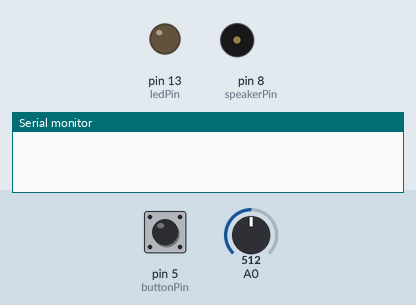
Bench run of a sketch on a simulated Arduino Uno, built with avr-gcc and run on an emulated ATmega328P. Parts: output pins drawn as LEDs (lit = HIGH), buzzer (waves = sounding), the last lines printed to the serial monitor. Inputs (shaded band) come from the test bench; at power-on: pin 5 (buttonPin) LOW, A0 = 512.

Above: at 1.2 s.
1.3 s: pin 5 (buttonPin) pulled HIGH for 0.15 s
At 1.7 s:
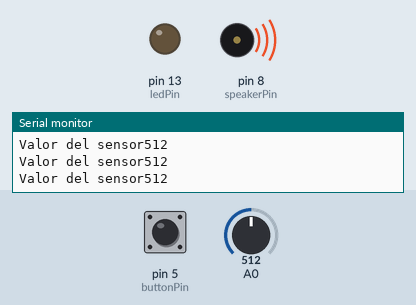
4.4 s: A0 set to 105
At 4.9 s:
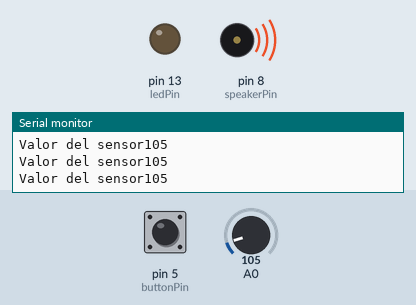
7.4 s: A0 set to 89
At 7.9 s:
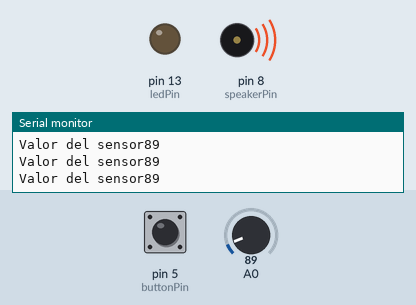
10.4 s: pin 5 (buttonPin) pulled HIGH for 1 s
At 10.7 s:
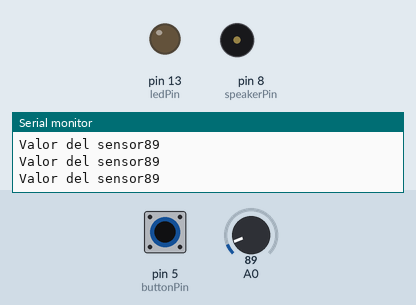
12.9 s: pin 5 (buttonPin) pulsed HIGH 5 times (0.12 s each, 0.3 s apart)
At 13.06 s:
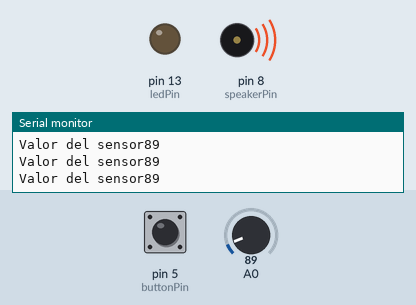
17.4 s: pin 5 (buttonPin) pulled HIGH for 3.2 s
At 17.9 s:
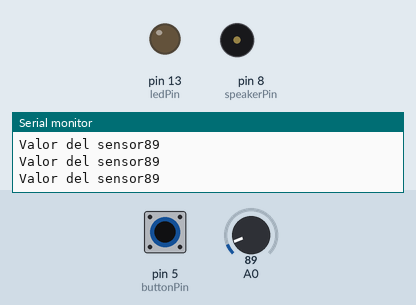
Timing chart, 0 to 20.4 s (numbered marks = the images above; inputs shaded):
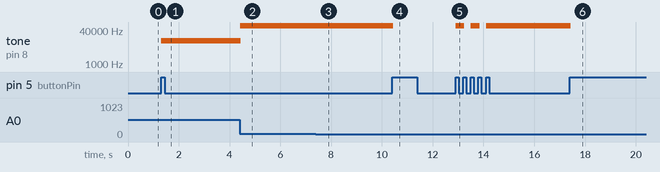

The sketch:

calentamientorev.ino
```cpp
//variables

int sensorValue;
const int ledPin = 13;

int switchState=0;
bool isTheButtonBeingPressed= false;
bool play = false;

int buttonPin=5;

const int speakerPin =  8;


//pines
//pin del sensor
//pin del altavoz
//boton

void setup() {
  //inicializar Serial
    // put your setup code here, to run once:
pinMode(ledPin, OUTPUT);
//inicializar  speaker boton
pinMode(buttonPin, INPUT);
pinMode(speakerPin, OUTPUT);
Serial.begin(9600);
}


void loop() {
 checkButton();
 if (play){
  sound();
 }
}

void checkButton(){
    switchState = digitalRead(buttonPin);
  if (switchState == HIGH){
    if (isTheButtonBeingPressed == false){
      play = !play;
      isTheButtonBeingPressed= true;
    }
  }
  else{
    isTheButtonBeingPressed = false;
  }
}

void sound(){
  //to do
  sensorValue = analogRead(A0);
  Serial.print("Valor del sensor");
  Serial.println(sensorValue);
  int pitch = map(sensorValue, 140, 200, 50, 2000);
  tone(8,pitch,20);
   delay(10);
}
```

Measured:
- after the input at 1.3 s, tone on pin 8 (speakerPin): silent → 12140 Hz at once
- after the input at 4.4 s, tone on pin 8 (speakerPin): 12140 Hz → 64449 Hz at once
- after the input at 7.4 s, tone on pin 8 (speakerPin): 64449 Hz → 63929 Hz at once
- after the input at 10.4 s, tone on pin 8 (speakerPin): 63929 Hz → silent at once
- after the input at 12.9 s, tone on pin 8 (speakerPin): alternates 63929 Hz for 0.33 s and silent for 0.27 s, 5 changes in all, then stays 63929 Hz, starting at once
- after the input at 17.4 s, tone on pin 8 (speakerPin): 63929 Hz → silent at once
